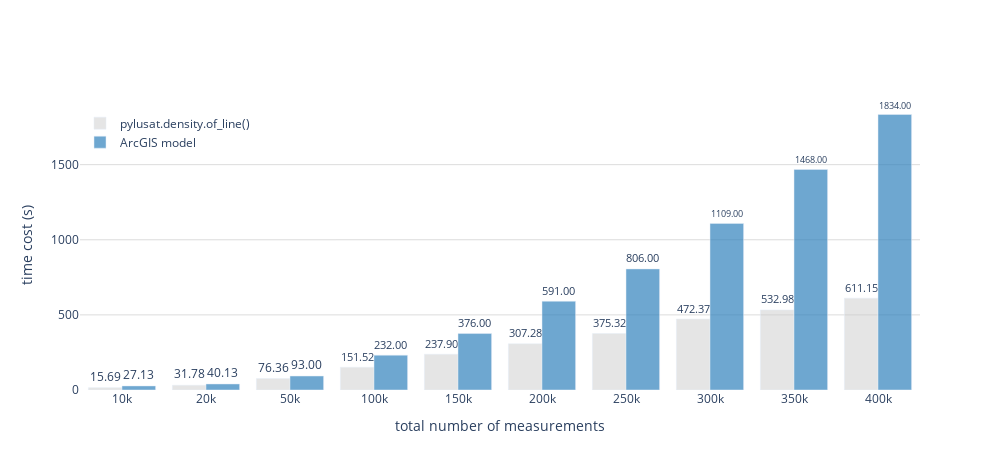

Here is the notebook cell this chart was saved with:
### Code cell
fig = go.Figure()

fig.add_trace(go.Bar(
    x=line_den_df['total number of measurements'],
    y=line_den_df['pylusat.density.of_line()'],
    name='pylusat.density.of_line()',
    marker_color='rgba(204,204,204,0.5)',
))

fig.add_trace(go.Bar(
    x=line_den_df['total number of measurements'],
    y=line_den_df['ArcGIS model'],
    name='ArcGIS model',
    marker_color='rgba(49,130,189,0.7)',
))

fig.update_traces(texttemplate='%{y:.2f}', textposition='outside')
fig.update_xaxes(showgrid=False, title='total number of measurements')
fig.update_yaxes(showgrid=True, title='time cost (s)',
                 gridwidth=1, gridcolor='gainsboro')
fig.update_layout(
    width=1000, height=470,
    showlegend=True,
    plot_bgcolor='rgba(0,0,0,0)',
    legend=dict(
        yanchor="top",
        y=0.97,
        xanchor="left",
        x=0,
        bgcolor='rgba(0,0,0,0)'
    )
)

# fig.write_image("line_den_eval.png", scale=5, width=1000, height=470)
fig.show()

### Figure 1 — Plotly figure (JSON) as saved in the notebook; plotly's stock layout.template omitted (floating-point values rounded to 4 significant figures)
{"data": [{"marker": {"color": "rgba(204,204,204,0.5)"}, "name": "pylusat.density.of_line()", "textposition": "outside", "texttemplate": "%{y:.2f}", "type": "bar", "x": ["10k", "20k", "50k", "100k", "150k", "200k", "250k", "300k", "350k", "400k"], "y": [15.69, 31.78, 76.36, 151.5, 237.9, 307.3, 375.3, 472.4, 533.0, 611.1]}, {"marker": {"color": "rgba(49,130,189,0.7)"}, "name": "ArcGIS model", "textposition": "outside", "texttemplate": "%{y:.2f}", "type": "bar", "x": ["10k", "20k", "50k", "100k", "150k", "200k", "250k", "300k", "350k", "400k"], "y": [27.13, 40.13, 93, 232, 376, 591, 806, 1109, 1468, 1834]}], "layout": {"height": 470, "legend": {"bgcolor": "rgba(0,0,0,0)", "x": 0, "xanchor": "left", "y": 0.97, "yanchor": "top"}, "plot_bgcolor": "rgba(0,0,0,0)", "showlegend": true, "width": 1000, "xaxis": {"showgrid": false, "title": {"text": "total number of measurements"}}, "yaxis": {"gridcolor": "gainsboro", "gridwidth": 1, "showgrid": true, "title": {"text": "time cost (s)"}}}}
